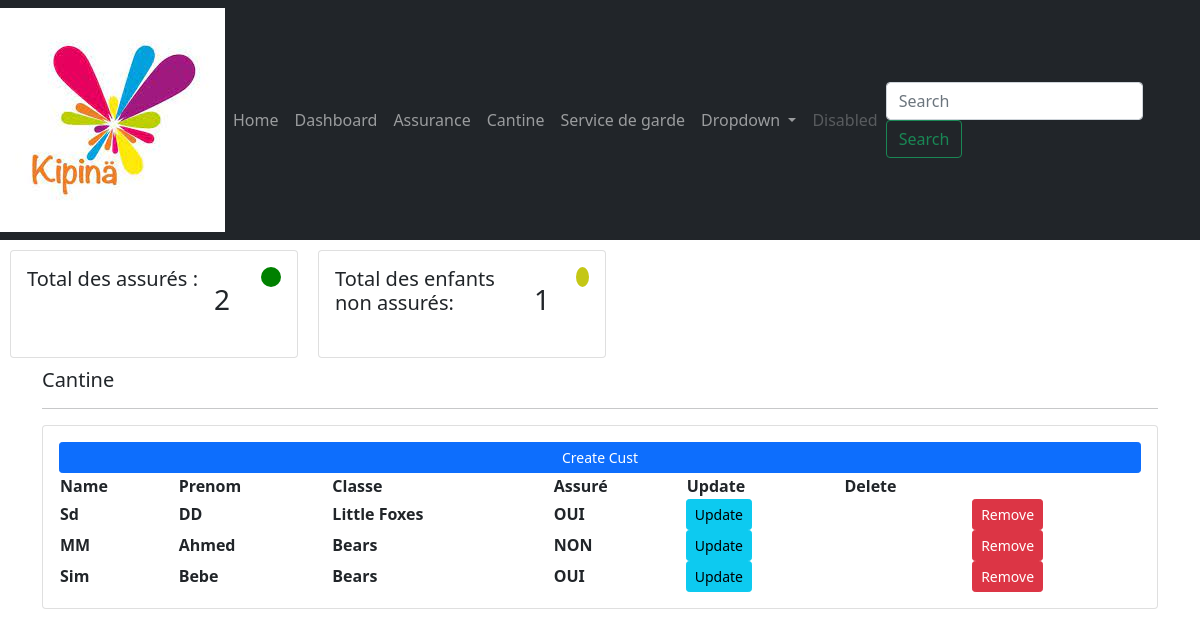
Page /Assurance/ on the committed database.
### compte/models.py (models this page shows, shortened)
class Assurance(models.Model):
    TYPE=(
        ('OUI','OUI'),
        ('NON','NON'),
    )
    enfant=models.ForeignKey(Enfant,null=True, on_delete=models.SET_NULL)
    assure=models.CharField(max_length=100, null=True, choices=TYPE)

class Enfant(models.Model):
    TYPE=(
        ('exterieur','exterieur'),
        ('interne','interne'),
    )
    CLASSE=(
        ('Foxes','Foxes'),
        ('Little Foxes','Little Foxes'),
        ('Bears','Bears'),
        ('Seals','Seals'),
        ('Owls','Owls'),
    )
    name=models.CharField(max_length=100, null=True)
    prenom=models.CharField(max_length=100, null=True)
    nationalite=models.CharField(max_length=100, null=True)
    langueMaternelle=models.CharField(max_length=100, null=True)
    langueParlee=models.CharField(max_length=100, null=True)
    type=models.CharField(max_length=100, null=True, choices=TYPE)
    date_naissance=models.CharField(max_length=100, null=True)
    date_inscription=models.DateTimeField(auto_now_add=True)
    classe=models.CharField(max_length=100, null=True, choices=CLASSE)
    frais_scolarite=models.BooleanField()

### compte/views.py (the view)
# urls.py: path('Assurance/', views.assurance, name='Assurance'),
def assurance(request):
    enf=Assurance.objects.all()
    ASSURE=enf.filter(assure='OUI').count()
    NON_ASSURE=enf.filter(assure='NON').count()
    context={
        'enf':enf,
        'ASSURE' : ASSURE,
        'NON_ASSURE' : NON_ASSURE,
    }
    return render(request,'compte/assurance.html', context)

### templates/compte/assurance.html (shortened to what this page needs)
<!DOCTYPE html>
{% include 'compte/navbar.html' %}
<html lang="en">
<head>
  <link href="https://cdn.jsdelivr.net/npm/bootstrap@5.0.0/dist/css/bootstrap.min.css"
        rel="stylesheet"
>
</head>
<body>
<div style="display: flex; flex-direction: row; flex-wrap: wrap">
  <div class="card" style="width: 18rem; margin: 10px">
    <div class="card-body">
      <div style="display: flex; flex-direction: row">
        <h5 class="card-title">Total des assurés : </h5>
        <h3 class="card-body"> {{ASSURE}} </h3>
        <div style="
          background: green;
          width: 20px;
          height: 20px;
          margin-left: 10px;
          border-radius: 50%;
        "></div>
      </div>
    </div>
  </div>
  <div class="card" style="width: 18rem; margin: 10px">
    <div class="card-body">
      <div style="display: flex; flex-direction: row">
        <h5 class="card-title">Total des enfants non assurés: </h5>
        <h3 class="card-body"> {{NON_ASSURE}} </h3>
        <div style="
          background: rgb(196, 199, 21);
          width: 20px;
          height: 20px;
          margin-left: 10px;
          border-radius: 50%;
        "></div>
      </div>
    </div>
</div>
<div class="container">
 <div class="row">
    <div class="col-md-12">
        <h5>Cantine</h5>
        <hr>
        <div class="card card-body">
            <a class="btn btn-primary btn-sm btm-block" href="">Create Cust</a>
            <table>
                <tr>
                    <th>
                        Name
                    </th>
                    <th>
                        Prenom
                    </th>
                    <th>
                        Classe
                    </th>
                    <th>
                        Assuré
                    </th>
                    <th>
                        Update
                    </th>
                    <th>
                        Delete
                    </th>
                </tr>
                {% for i in enf %}
                <tr>
                    <th>
                        {{i.enfant.name}}
                    </th>
                    <th> {{i.enfant.prenom}}</th>
                    <th>{{i.enfant.classe}}</th>
                    <th>{{i.assure}}</th>
                    <th class="btn btn-sm btn-info"> Update</th>
                    <th></th>
                    <th class="btn btn-sm btn-danger"> Remove</th>
                </tr>
                {% endfor %}
            </table>
        </div>
    </div>
 </div>
</div>
</body>
</html>

### rows in the picture
Assurance: enfant.name "Sd", enfant.prenom "DD", enfant.classe "Little Foxes", assure "OUI"
Assurance: enfant.name "MM", enfant.prenom "Ahmed", enfant.classe "Bears", assure "NON"
Assurance: enfant.name "Sim", enfant.prenom "Bebe", enfant.classe "Bears", assure "OUI"

### other values in the picture
{{ ASSURE }} "2"
{{ NON_ASSURE }} "1"
